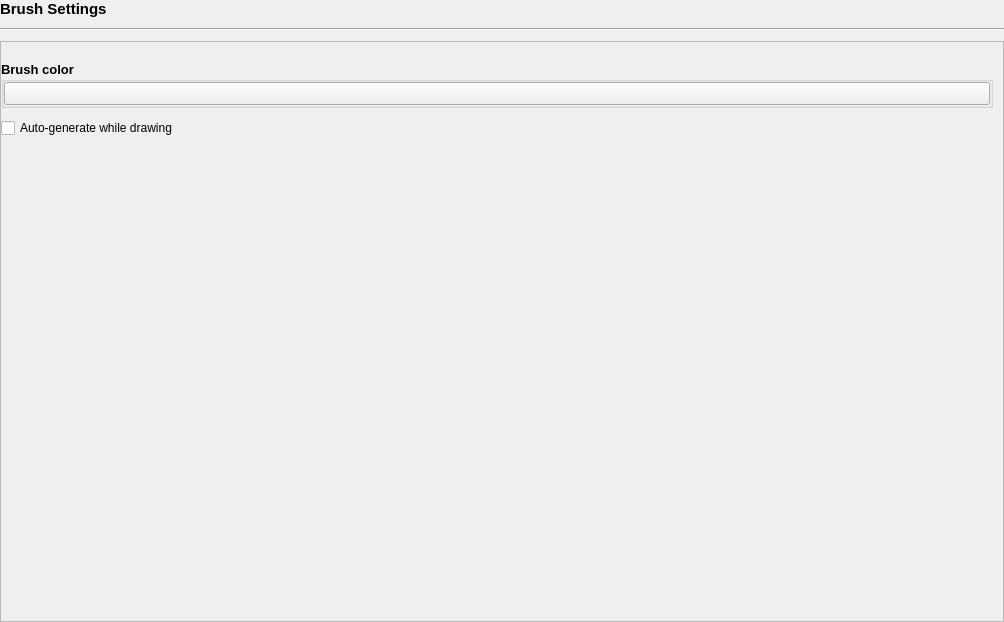
<?xml version="1.0" encoding="UTF-8"?>
<ui version="4.0">
 <class>brush_widget</class>
 <widget class="QWidget" name="brush_widget">
  <property name="geometry">
   <rect>
    <x>0</x>
    <y>0</y>
    <width>1004</width>
    <height>622</height>
   </rect>
  </property>
  <property name="windowTitle">
   <string>Form</string>
  </property>
  <layout class="QGridLayout" name="gridLayout_2">
   <property name="leftMargin">
    <number>0</number>
   </property>
   <property name="topMargin">
    <number>0</number>
   </property>
   <property name="rightMargin">
    <number>0</number>
   </property>
   <property name="bottomMargin">
    <number>0</number>
   </property>
   <property name="horizontalSpacing">
    <number>0</number>
   </property>
   <property name="verticalSpacing">
    <number>10</number>
   </property>
   <item row="2" column="0">
    <widget class="QScrollArea" name="scrollArea">
     <property name="widgetResizable">
      <bool>true</bool>
     </property>
     <widget class="QWidget" name="scrollAreaWidgetContents">
      <property name="geometry">
       <rect>
        <x>0</x>
        <y>0</y>
        <width>1002</width>
        <height>579</height>
       </rect>
      </property>
      <layout class="QGridLayout" name="gridLayout">
       <property name="leftMargin">
        <number>0</number>
       </property>
       <property name="topMargin">
        <number>0</number>
       </property>
       <property name="rightMargin">
        <number>10</number>
       </property>
       <property name="bottomMargin">
        <number>0</number>
       </property>
       <property name="horizontalSpacing">
        <number>0</number>
       </property>
       <property name="verticalSpacing">
        <number>10</number>
       </property>
       <item row="0" column="0">
        <widget class="QWidget" name="widget_2" native="true">
         <property name="minimumSize">
          <size>
           <width>0</width>
           <height>0</height>
          </size>
         </property>
         <property name="styleSheet">
          <string notr="true"/>
         </property>
         <layout class="QHBoxLayout" name="horizontalLayout_2">
          <property name="leftMargin">
           <number>0</number>
          </property>
          <property name="topMargin">
           <number>0</number>
          </property>
          <property name="rightMargin">
           <number>0</number>
          </property>
         </layout>
        </widget>
       </item>
       <item row="3" column="0">
        <widget class="QCheckBox" name="toggle_auto_generate_while_drawing">
         <property name="text">
          <string>Auto-generate while drawing</string>
         </property>
        </widget>
       </item>
       <item row="4" column="0">
        <spacer name="verticalSpacer">
         <property name="orientation">
          <enum>Qt::Orientation::Vertical</enum>
         </property>
         <property name="sizeHint" stdset="0">
          <size>
           <width>20</width>
           <height>40</height>
          </size>
         </property>
        </spacer>
       </item>
       <item row="2" column="0">
        <widget class="QGroupBox" name="groupBox_4">
         <property name="minimumSize">
          <size>
           <width>0</width>
           <height>0</height>
          </size>
         </property>
         <property name="font">
          <font>
           <pointsize>10</pointsize>
           <bold>true</bold>
          </font>
         </property>
         <property name="title">
          <string>Brush color</string>
         </property>
         <layout class="QGridLayout" name="gridLayout_3">
          <property name="leftMargin">
           <number>0</number>
          </property>
          <property name="topMargin">
           <number>0</number>
          </property>
          <property name="rightMargin">
           <number>0</number>
          </property>
          <property name="bottomMargin">
           <number>0</number>
          </property>
          <property name="spacing">
           <number>0</number>
          </property>
          <item row="0" column="0">
           <widget class="QToolButton" name="primary_color_button">
            <property name="sizePolicy">
             <sizepolicy hsizetype="MinimumExpanding" vsizetype="Preferred">
              <horstretch>0</horstretch>
              <verstretch>0</verstretch>
             </sizepolicy>
            </property>
            <property name="font">
             <font>
              <pointsize>10</pointsize>
              <bold>true</bold>
             </font>
            </property>
            <property name="text">
             <string/>
            </property>
           </widget>
          </item>
         </layout>
        </widget>
       </item>
      </layout>
     </widget>
    </widget>
   </item>
   <item row="0" column="0">
    <widget class="QLabel" name="label">
     <property name="sizePolicy">
      <sizepolicy hsizetype="Preferred" vsizetype="Minimum">
       <horstretch>0</horstretch>
       <verstretch>0</verstretch>
      </sizepolicy>
     </property>
     <property name="font">
      <font>
       <pointsize>11</pointsize>
       <bold>true</bold>
      </font>
     </property>
     <property name="text">
      <string>Brush Settings</string>
     </property>
    </widget>
   </item>
   <item row="1" column="0">
    <widget class="Line" name="line">
     <property name="orientation">
      <enum>Qt::Orientation::Horizontal</enum>
     </property>
    </widget>
   </item>
  </layout>
 </widget>
 <resources/>
 <connections>
  <connection>
   <sender>primary_color_button</sender>
   <signal>clicked()</signal>
   <receiver>brush_widget</receiver>
   <slot>color_button_clicked()</slot>
   <hints>
    <hint type="sourcelabel">
     <x>255</x>
     <y>155</y>
    </hint>
    <hint type="destinationlabel">
     <x>144</x>
     <y>-8</y>
    </hint>
   </hints>
  </connection>
  <connection>
   <sender>toggle_auto_generate_while_drawing</sender>
   <signal>toggled(bool)</signal>
   <receiver>brush_widget</receiver>
   <slot>toggle_auto_generate_while_drawing(bool)</slot>
   <hints>
    <hint type="sourcelabel">
     <x>162</x>
     <y>185</y>
    </hint>
    <hint type="destinationlabel">
     <x>340</x>
     <y>0</y>
    </hint>
   </hints>
  </connection>
 </connections>
 <slots>
  <slot>color_button_clicked()</slot>
  <slot>controlnet_changed(QString)</slot>
  <slot>toggle_auto_generate_while_drawing(bool)</slot>
 </slots>
</ui>
